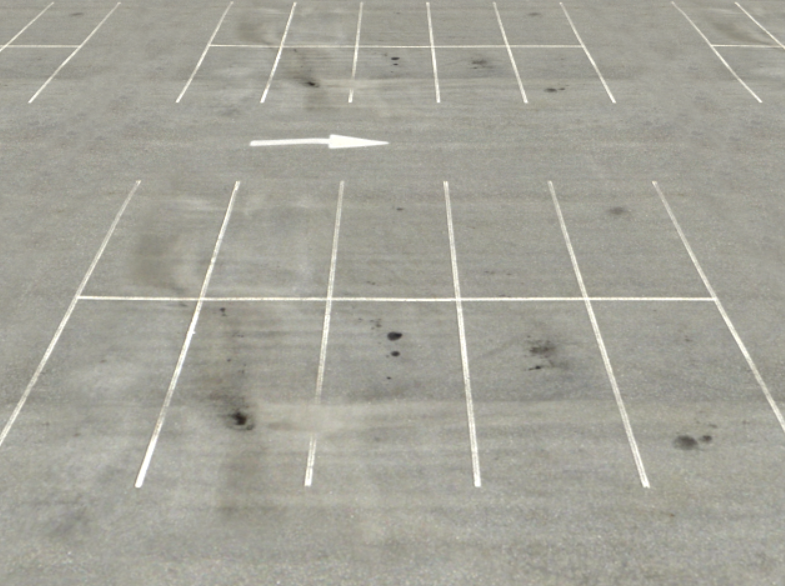
#> input picture testimage.png, 785 x 586 px
$ python main.py
#> lines starting #> are read from the running program, lines starting #| are printed output that depends on the picture; after the words box and inside, x2 and y2 are one past the last pixel; in counts of white or black regions, pixels touching at a corner belong together
import cv2
import numpy as np

offset = 450 #  offset for the image so you would actually see it

# Read image
image = cv2.imread('testimage.png')
#> image is the input picture: shape (586, 785, 3); mean B, G, R 153.2, 163.3, 164.3
height,width,c = image.shape
#> height = 586; width = 785; c = 3
newimage = np.zeros((height,width,3), np.uint8)

# Convert image to grayscale
gray = cv2.cvtColor(image, cv2.COLOR_BGR2GRAY)

# Use canny edge detection
edges = cv2.Canny(gray, 50, 150, apertureSize=3)
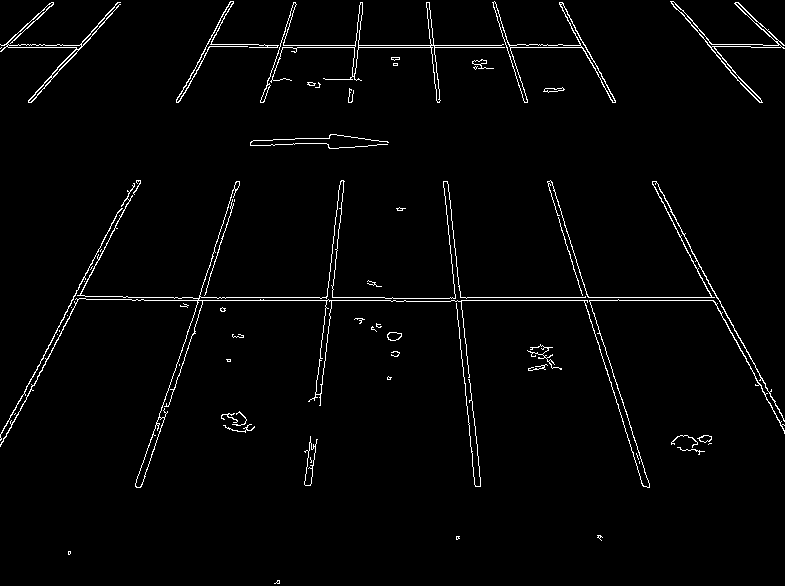
#> edges: shape (586, 785); 2.2% white in thin lines or dots

# Apply HoughLinesP method to
# to directly obtain line end points
lines_list = []
lines = cv2.HoughLinesP(
    edges,  # Input edge image
    1,  # Distance resolution in pixels
    np.pi / 180,  # Angle resolution in radians
    threshold=100,  # Min number of votes for valid line
    minLineLength=5,  # Min allowed length of line
    maxLineGap=10  # Max allowed gap between line for joining them
)
#> lines = 39 rows, first 6: [451, 300, 719, 300], [450, 297, 717, 297], [249, 47, 586, 47], [259, 45, 585, 45], [25, 401, 128, 199], [45, 351, 134, 183]

# stuff it should output:
# forward(), backward(), left(), right()
# goto()
turtle_sequence = []

# [8 lines of commented-out code are left out]
for points in lines:
    # Extracted points nested in the list
    x1, y1, x2, y2 = points[0]
    turtle_sequence.append('drawLine({0},{1},{2},{3})'.format(x1-offset, y1-offset, x2-offset, y2-offset))
    # Draw the lines joing the points
    # On the original image
    cv2.line(image, (x1, y1), (x2, y2), (0, 255, 0), 2)
    cv2.line(newimage, (x1, y1), (x2, y2), (0, 255, 0), 2)
    # Maintain a simples lookup list for points
    lines_list.append([(x1, y1), (x2, y2)])
#> this loop made 39 passes
#> (x1, y1, x2, y2) on passes 1 to 12: (451, 300, 719, 300), (450, 297, 717, 297), (249, 47, 586, 47), (259, 45, 585, 45), (25, 401, 128, 199), (45, 351, 134, 183), (570, 243, 587, 296), (448, 184, 473, 417), (85, 296, 199, 298), (443, 181, 475, 486), (492, 2, 525, 102), (265, 89, 294, 2)
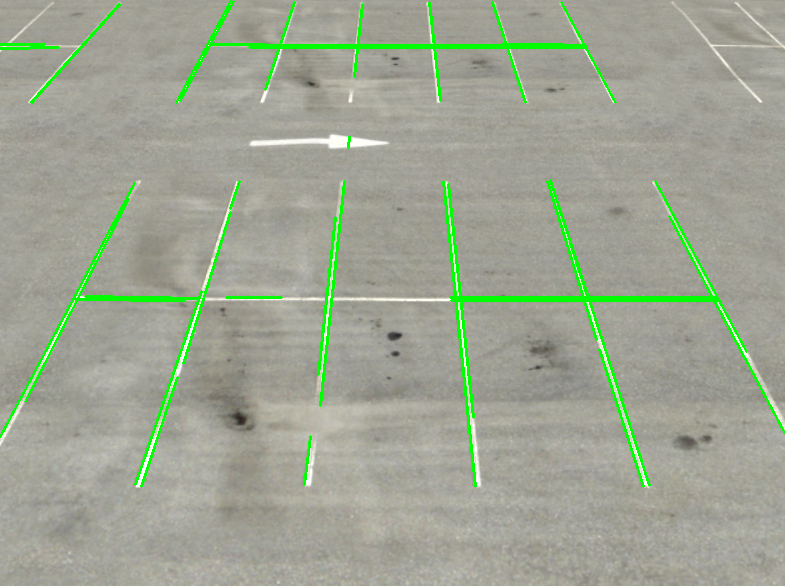
#> image: shape (586, 785, 3); 3.32% of pixels changed, all inside (x1, y1, x2, y2) = (0, 0, 785, 488)
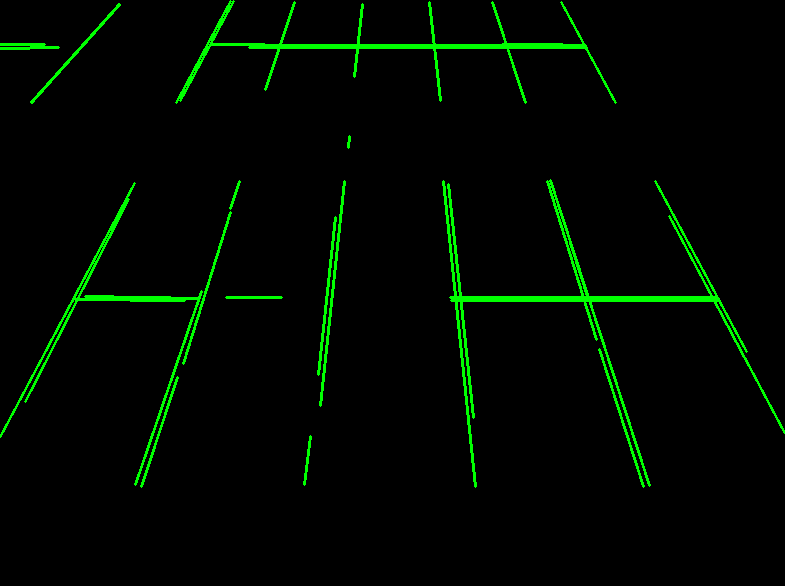
#> newimage: shape (586, 785, 3); mean B, G, R 0, 8.5, 0
#> after the loop, lines_list = 39 items; turtle_sequence = 39 items, first 6: 'drawLine(1,-150,269,-150)', 'drawLine(0,-153,267,-153)', 'drawLine(-201,-403,136,-403)', 'drawLine(-191,-405,135,-405)', 'drawLine(-425,-49,-322,-251)', 'drawLine(-405,-99,-316,-267)'

# Save the result image
cv2.imwrite('detectedLines.png', image)
cv2.imwrite('detectedLinesBlank.png', newimage)

for el in turtle_sequence:
  print(el)
#> this loop made 39 passes
#> el on passes 1 to 12: 'drawLine(1,-150,269,-150)', 'drawLine(0,-153,267,-153)', 'drawLine(-201,-403,136,-403)', 'drawLine(-191,-405,135,-405)', 'drawLine(-425,-49,-322,-251)', 'drawLine(-405,-99,-316,-267)', 'drawLine(120,-207,137,-154)', 'drawLine(-2,-266,23,-33)', 'drawLine(-365,-154,-251,-152)', 'drawLine(-7,-269,25,36)', 'drawLine(42,-448,75,-348)', 'drawLine(-185,-361,-156,-448)'
#| drawLine(1,-150,269,-150)
#| drawLine(0,-153,267,-153)
#| drawLine(-201,-403,136,-403)
#| drawLine(-191,-405,135,-405)
#| drawLine(-425,-49,-322,-251)
#| drawLine(-405,-99,-316,-267)
#| drawLine(120,-207,137,-154)
#| drawLine(-2,-266,23,-33)
#> (further printed lines are left out)
